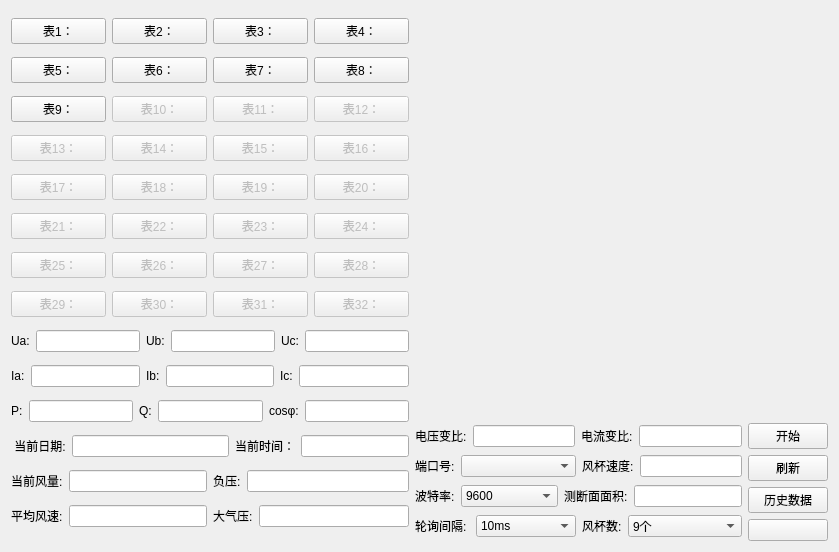
<?xml version="1.0" encoding="UTF-8"?>
<ui version="4.0">
 <class>MainWindow</class>
 <widget class="QMainWindow" name="MainWindow">
  <property name="windowModality">
   <enum>Qt::ApplicationModal</enum>
  </property>
  <property name="geometry">
   <rect>
    <x>0</x>
    <y>0</y>
    <width>839</width>
    <height>552</height>
   </rect>
  </property>
  <property name="sizePolicy">
   <sizepolicy hsizetype="Preferred" vsizetype="Preferred">
    <horstretch>0</horstretch>
    <verstretch>0</verstretch>
   </sizepolicy>
  </property>
  <property name="windowTitle">
   <string>智能风速测量系统</string>
  </property>
  <property name="windowIcon">
   <iconset>
    <normaloff>../../桌面/WineCup.png</normaloff>../../桌面/WineCup.png</iconset>
  </property>
  <widget class="QWidget" name="centralWidget">
   <layout class="QGridLayout" name="gridLayout">
    <item row="0" column="0">
     <layout class="QHBoxLayout" name="horizontalLayout_42">
      <item>
       <layout class="QVBoxLayout" name="verticalLayout">
        <item>
         <layout class="QHBoxLayout" name="horizontalLayout_6">
          <item>
           <widget class="QPushButton" name="E0">
            <property name="text">
             <string>表1：</string>
            </property>
            <property name="default">
             <bool>false</bool>
            </property>
           </widget>
          </item>
          <item>
           <widget class="QPushButton" name="E1">
            <property name="text">
             <string>表2：</string>
            </property>
           </widget>
          </item>
          <item>
           <widget class="QPushButton" name="E2">
            <property name="text">
             <string>表3：</string>
            </property>
           </widget>
          </item>
          <item>
           <widget class="QPushButton" name="E3">
            <property name="text">
             <string>表4：</string>
            </property>
           </widget>
          </item>
         </layout>
        </item>
        <item>
         <layout class="QHBoxLayout" name="horizontalLayout_5">
          <item>
           <widget class="QPushButton" name="E4">
            <property name="text">
             <string>表5：</string>
            </property>
           </widget>
          </item>
          <item>
           <widget class="QPushButton" name="E5">
            <property name="text">
             <string>表6：</string>
            </property>
           </widget>
          </item>
          <item>
           <widget class="QPushButton" name="E6">
            <property name="text">
             <string>表7：</string>
            </property>
           </widget>
          </item>
          <item>
           <widget class="QPushButton" name="E7">
            <property name="text">
             <string>表8：</string>
            </property>
           </widget>
          </item>
         </layout>
        </item>
        <item>
         <layout class="QHBoxLayout" name="horizontalLayout">
          <item>
           <widget class="QPushButton" name="E8">
            <property name="text">
             <string>表9：</string>
            </property>
           </widget>
          </item>
          <item>
           <widget class="QPushButton" name="E9">
            <property name="enabled">
             <bool>false</bool>
            </property>
            <property name="text">
             <string>表10：</string>
            </property>
           </widget>
          </item>
          <item>
           <widget class="QPushButton" name="EA">
            <property name="enabled">
             <bool>false</bool>
            </property>
            <property name="text">
             <string>表11：</string>
            </property>
           </widget>
          </item>
          <item>
           <widget class="QPushButton" name="EB">
            <property name="enabled">
             <bool>false</bool>
            </property>
            <property name="text">
             <string>表12：</string>
            </property>
           </widget>
          </item>
         </layout>
        </item>
        <item>
         <layout class="QHBoxLayout" name="horizontalLayout_4">
          <item>
           <widget class="QPushButton" name="EC">
            <property name="enabled">
             <bool>false</bool>
            </property>
            <property name="text">
             <string>表13：</string>
            </property>
           </widget>
          </item>
          <item>
           <widget class="QPushButton" name="ED">
            <property name="enabled">
             <bool>false</bool>
            </property>
            <property name="text">
             <string>表14：</string>
            </property>
           </widget>
          </item>
          <item>
           <widget class="QPushButton" name="EE">
            <property name="enabled">
             <bool>false</bool>
            </property>
            <property name="text">
             <string>表15：</string>
            </property>
           </widget>
          </item>
          <item>
           <widget class="QPushButton" name="EF">
            <property name="enabled">
             <bool>false</bool>
            </property>
            <property name="text">
             <string>表16：</string>
            </property>
           </widget>
          </item>
         </layout>
        </item>
        <item>
         <layout class="QHBoxLayout" name="horizontalLayout_2">
          <item>
           <widget class="QPushButton" name="F0">
            <property name="enabled">
             <bool>false</bool>
            </property>
            <property name="text">
             <string>表17：</string>
            </property>
           </widget>
          </item>
          <item>
           <widget class="QPushButton" name="F1">
            <property name="enabled">
             <bool>false</bool>
            </property>
            <property name="text">
             <string>表18：</string>
            </property>
           </widget>
          </item>
          <item>
           <widget class="QPushButton" name="F2">
            <property name="enabled">
             <bool>false</bool>
            </property>
            <property name="text">
             <string>表19：</string>
            </property>
           </widget>
          </item>
          <item>
           <widget class="QPushButton" name="F3">
            <property name="enabled">
             <bool>false</bool>
            </property>
            <property name="text">
             <string>表20：</string>
            </property>
           </widget>
          </item>
         </layout>
        </item>
        <item>
         <layout class="QHBoxLayout" name="horizontalLayout_3">
          <item>
           <widget class="QPushButton" name="F4">
            <property name="enabled">
             <bool>false</bool>
            </property>
            <property name="text">
             <string>表21：</string>
            </property>
           </widget>
          </item>
          <item>
           <widget class="QPushButton" name="F5">
            <property name="enabled">
             <bool>false</bool>
            </property>
            <property name="text">
             <string>表22：</string>
            </property>
           </widget>
          </item>
          <item>
           <widget class="QPushButton" name="F6">
            <property name="enabled">
             <bool>false</bool>
            </property>
            <property name="text">
             <string>表23：</string>
            </property>
           </widget>
          </item>
          <item>
           <widget class="QPushButton" name="F7">
            <property name="enabled">
             <bool>false</bool>
            </property>
            <property name="text">
             <string>表24：</string>
            </property>
           </widget>
          </item>
         </layout>
        </item>
        <item>
         <layout class="QHBoxLayout" name="horizontalLayout_7">
          <item>
           <widget class="QPushButton" name="F8">
            <property name="enabled">
             <bool>false</bool>
            </property>
            <property name="text">
             <string>表25：</string>
            </property>
           </widget>
          </item>
          <item>
           <widget class="QPushButton" name="F9">
            <property name="enabled">
             <bool>false</bool>
            </property>
            <property name="text">
             <string>表26：</string>
            </property>
           </widget>
          </item>
          <item>
           <widget class="QPushButton" name="FA">
            <property name="enabled">
             <bool>false</bool>
            </property>
            <property name="text">
             <string>表27：</string>
            </property>
           </widget>
          </item>
          <item>
           <widget class="QPushButton" name="FB">
            <property name="enabled">
             <bool>false</bool>
            </property>
            <property name="text">
             <string>表28：</string>
            </property>
           </widget>
          </item>
         </layout>
        </item>
        <item>
         <layout class="QHBoxLayout" name="horizontalLayout_8">
          <item>
           <widget class="QPushButton" name="FC">
            <property name="enabled">
             <bool>false</bool>
            </property>
            <property name="text">
             <string>表29：</string>
            </property>
           </widget>
          </item>
          <item>
           <widget class="QPushButton" name="FD">
            <property name="enabled">
             <bool>false</bool>
            </property>
            <property name="text">
             <string>表30：</string>
            </property>
           </widget>
          </item>
          <item>
           <widget class="QPushButton" name="FE">
            <property name="enabled">
             <bool>false</bool>
            </property>
            <property name="text">
             <string>表31：</string>
            </property>
           </widget>
          </item>
          <item>
           <widget class="QPushButton" name="FF">
            <property name="enabled">
             <bool>false</bool>
            </property>
            <property name="text">
             <string>表32：</string>
            </property>
           </widget>
          </item>
         </layout>
        </item>
        <item>
         <layout class="QHBoxLayout" name="horizontalLayout_41">
          <item>
           <layout class="QHBoxLayout" name="horizontalLayout_9" stretch="0,0">
            <item>
             <widget class="QLabel" name="label_5">
              <property name="text">
               <string>Ua:</string>
              </property>
             </widget>
            </item>
            <item>
             <widget class="QLineEdit" name="UA"/>
            </item>
           </layout>
          </item>
          <item>
           <layout class="QHBoxLayout" name="horizontalLayout_30" stretch="0,0">
            <item>
             <widget class="QLabel" name="label_8">
              <property name="text">
               <string>Ub:</string>
              </property>
             </widget>
            </item>
            <item>
             <widget class="QLineEdit" name="UB"/>
            </item>
           </layout>
          </item>
          <item>
           <layout class="QHBoxLayout" name="horizontalLayout_35" stretch="0,0">
            <item>
             <widget class="QLabel" name="label_14">
              <property name="text">
               <string>Uc:</string>
              </property>
             </widget>
            </item>
            <item>
             <widget class="QLineEdit" name="UC"/>
            </item>
           </layout>
          </item>
         </layout>
        </item>
        <item>
         <layout class="QHBoxLayout" name="horizontalLayout_43">
          <item>
           <layout class="QHBoxLayout" name="horizontalLayout_31" stretch="0,0">
            <item>
             <widget class="QLabel" name="label_9">
              <property name="text">
               <string>Ia:</string>
              </property>
             </widget>
            </item>
            <item>
             <widget class="QLineEdit" name="IA"/>
            </item>
           </layout>
          </item>
          <item>
           <layout class="QHBoxLayout" name="horizontalLayout_32" stretch="0,0">
            <item>
             <widget class="QLabel" name="label_10">
              <property name="text">
               <string>Ib:</string>
              </property>
             </widget>
            </item>
            <item>
             <widget class="QLineEdit" name="IB"/>
            </item>
           </layout>
          </item>
          <item>
           <layout class="QHBoxLayout" name="horizontalLayout_36" stretch="0,0">
            <item>
             <widget class="QLabel" name="label_20">
              <property name="text">
               <string>Ic:</string>
              </property>
             </widget>
            </item>
            <item>
             <widget class="QLineEdit" name="IC"/>
            </item>
           </layout>
          </item>
         </layout>
        </item>
        <item>
         <layout class="QHBoxLayout" name="horizontalLayout_29">
          <item>
           <layout class="QHBoxLayout" name="horizontalLayout_33" stretch="0,0">
            <item>
             <widget class="QLabel" name="label_11">
              <property name="text">
               <string>P:</string>
              </property>
             </widget>
            </item>
            <item>
             <widget class="QLineEdit" name="PA"/>
            </item>
           </layout>
          </item>
          <item>
           <layout class="QHBoxLayout" name="horizontalLayout_34" stretch="0,0">
            <item>
             <widget class="QLabel" name="label_12">
              <property name="text">
               <string>Q:</string>
              </property>
             </widget>
            </item>
            <item>
             <widget class="QLineEdit" name="PB"/>
            </item>
           </layout>
          </item>
          <item>
           <layout class="QHBoxLayout" name="horizontalLayout_37" stretch="0,0">
            <item>
             <widget class="QLabel" name="label_21">
              <property name="text">
               <string>cosφ:</string>
              </property>
             </widget>
            </item>
            <item>
             <widget class="QLineEdit" name="PC"/>
            </item>
           </layout>
          </item>
         </layout>
        </item>
        <item>
         <layout class="QHBoxLayout" name="horizontalLayout_23" stretch="5,4">
          <item>
           <layout class="QHBoxLayout" name="horizontalLayout_21" stretch="0,1">
            <item>
             <widget class="QLabel" name="label_18">
              <property name="text">
               <string> 当前日期:</string>
              </property>
             </widget>
            </item>
            <item>
             <widget class="QLineEdit" name="currentDate"/>
            </item>
           </layout>
          </item>
          <item>
           <layout class="QHBoxLayout" name="horizontalLayout_22" stretch="0,0">
            <item>
             <widget class="QLabel" name="label_19">
              <property name="text">
               <string>当前时间：</string>
              </property>
             </widget>
            </item>
            <item>
             <widget class="QLineEdit" name="currentTime"/>
            </item>
           </layout>
          </item>
         </layout>
        </item>
        <item>
         <layout class="QHBoxLayout" name="horizontalLayout_14">
          <item>
           <layout class="QHBoxLayout" name="horizontalLayout_18">
            <item>
             <widget class="QLabel" name="label_13">
              <property name="text">
               <string>当前风量:</string>
              </property>
             </widget>
            </item>
            <item>
             <widget class="QLineEdit" name="currentVolume"/>
            </item>
           </layout>
          </item>
          <item>
           <layout class="QHBoxLayout" name="horizontalLayout_24">
            <item>
             <widget class="QLabel" name="label_17">
              <property name="text">
               <string>负压:</string>
              </property>
             </widget>
            </item>
            <item>
             <widget class="QLineEdit" name="currentNegPressure"/>
            </item>
           </layout>
          </item>
         </layout>
        </item>
        <item>
         <layout class="QHBoxLayout" name="horizontalLayout_26">
          <item>
           <layout class="QHBoxLayout" name="horizontalLayout_19">
            <item>
             <widget class="QLabel" name="label_15">
              <property name="text">
               <string>平均风速:</string>
              </property>
             </widget>
            </item>
            <item>
             <widget class="QLineEdit" name="currentAverageSpeed"/>
            </item>
           </layout>
          </item>
          <item>
           <layout class="QHBoxLayout" name="horizontalLayout_20">
            <item>
             <widget class="QLabel" name="label_16">
              <property name="text">
               <string>大气压:</string>
              </property>
             </widget>
            </item>
            <item>
             <widget class="QLineEdit" name="currentAtmPressure"/>
            </item>
           </layout>
          </item>
         </layout>
        </item>
       </layout>
      </item>
      <item>
       <layout class="QVBoxLayout" name="verticalLayout_4" stretch="20,1">
        <item>
         <widget class="QWidget" name="lineChartWidget" native="true">
          <property name="maximumSize">
           <size>
            <width>1200</width>
            <height>900</height>
           </size>
          </property>
         </widget>
        </item>
        <item>
         <layout class="QHBoxLayout" name="horizontalLayout_40">
          <item>
           <layout class="QVBoxLayout" name="verticalLayout_3">
            <item>
             <layout class="QHBoxLayout" name="horizontalLayout_28">
              <item>
               <layout class="QHBoxLayout" name="horizontalLayout_38" stretch="0,0">
                <item>
                 <widget class="QLabel" name="label_22">
                  <property name="text">
                   <string>电压变比:</string>
                  </property>
                 </widget>
                </item>
                <item>
                 <widget class="QLineEdit" name="settingElectric"/>
                </item>
               </layout>
              </item>
              <item>
               <layout class="QHBoxLayout" name="horizontalLayout_39" stretch="0,0">
                <item>
                 <widget class="QLabel" name="label_23">
                  <property name="text">
                   <string>电流变比:</string>
                  </property>
                 </widget>
                </item>
                <item>
                 <widget class="QLineEdit" name="settingVoltage"/>
                </item>
               </layout>
              </item>
             </layout>
            </item>
            <item>
             <layout class="QHBoxLayout" name="horizontalLayout_13" stretch="1,1">
              <item>
               <layout class="QHBoxLayout" name="horizontalLayout_16" stretch="0,1">
                <item>
                 <widget class="QLabel" name="label_7">
                  <property name="text">
                   <string>端口号:</string>
                  </property>
                 </widget>
                </item>
                <item>
                 <widget class="QComboBox" name="settingPort"/>
                </item>
               </layout>
              </item>
              <item>
               <layout class="QHBoxLayout" name="horizontalLayout_10" stretch="0,0">
                <item>
                 <widget class="QLabel" name="label_3">
                  <property name="text">
                   <string>风杯速度:</string>
                  </property>
                 </widget>
                </item>
                <item>
                 <widget class="QLineEdit" name="settingSpeed"/>
                </item>
               </layout>
              </item>
             </layout>
            </item>
            <item>
             <layout class="QHBoxLayout" name="horizontalLayout_25">
              <item>
               <layout class="QHBoxLayout" name="horizontalLayout_15" stretch="0,1">
                <item>
                 <widget class="QLabel" name="label">
                  <property name="text">
                   <string>波特率:</string>
                  </property>
                 </widget>
                </item>
                <item>
                 <widget class="QComboBox" name="settingBaudBox">
                  <item>
                   <property name="text">
                    <string>9600</string>
                   </property>
                  </item>
                  <item>
                   <property name="text">
                    <string>1200</string>
                   </property>
                  </item>
                  <item>
                   <property name="text">
                    <string>2400</string>
                   </property>
                  </item>
                  <item>
                   <property name="text">
                    <string>4800</string>
                   </property>
                  </item>
                  <item>
                   <property name="text">
                    <string>19200</string>
                   </property>
                  </item>
                  <item>
                   <property name="text">
                    <string>38400</string>
                   </property>
                  </item>
                 </widget>
                </item>
               </layout>
              </item>
              <item>
               <layout class="QHBoxLayout" name="horizontalLayout_11" stretch="0,15">
                <item>
                 <widget class="QLabel" name="label_4">
                  <property name="text">
                   <string>测断面面积:</string>
                  </property>
                 </widget>
                </item>
                <item>
                 <widget class="QLineEdit" name="settingTestArea"/>
                </item>
               </layout>
              </item>
             </layout>
            </item>
            <item>
             <layout class="QHBoxLayout" name="horizontalLayout_27">
              <item>
               <layout class="QHBoxLayout" name="horizontalLayout_17" stretch="0,1">
                <item>
                 <widget class="QLabel" name="label_2">
                  <property name="text">
                   <string>轮询间隔: </string>
                  </property>
                 </widget>
                </item>
                <item>
                 <widget class="QComboBox" name="settingPoll">
                  <item>
                   <property name="text">
                    <string>10ms</string>
                   </property>
                  </item>
                  <item>
                   <property name="text">
                    <string>20ms</string>
                   </property>
                  </item>
                  <item>
                   <property name="text">
                    <string>30ms</string>
                   </property>
                  </item>
                  <item>
                   <property name="text">
                    <string>40ms</string>
                   </property>
                  </item>
                  <item>
                   <property name="text">
                    <string>50ms</string>
                   </property>
                  </item>
                  <item>
                   <property name="text">
                    <string>60ms</string>
                   </property>
                  </item>
                  <item>
                   <property name="text">
                    <string>70ms</string>
                   </property>
                  </item>
                  <item>
                   <property name="text">
                    <string>80ms</string>
                   </property>
                  </item>
                  <item>
                   <property name="text">
                    <string>90ms</string>
                   </property>
                  </item>
                  <item>
                   <property name="text">
                    <string>100ms</string>
                   </property>
                  </item>
                  <item>
                   <property name="text">
                    <string>150ms</string>
                   </property>
                  </item>
                  <item>
                   <property name="text">
                    <string>200ms</string>
                   </property>
                  </item>
                  <item>
                   <property name="text">
                    <string>250ms</string>
                   </property>
                  </item>
                  <item>
                   <property name="text">
                    <string>300ms</string>
                   </property>
                  </item>
                  <item>
                   <property name="text">
                    <string>350ms</string>
                   </property>
                  </item>
                  <item>
                   <property name="text">
                    <string>400ms</string>
                   </property>
                  </item>
                  <item>
                   <property name="text">
                    <string>450ms</string>
                   </property>
                  </item>
                  <item>
                   <property name="text">
                    <string>500ms</string>
                   </property>
                  </item>
                  <item>
                   <property name="text">
                    <string>1000ms</string>
                   </property>
                  </item>
                  <item>
                   <property name="text">
                    <string>2000ms</string>
                   </property>
                  </item>
                  <item>
                   <property name="text">
                    <string>4000ms</string>
                   </property>
                  </item>
                 </widget>
                </item>
               </layout>
              </item>
              <item>
               <layout class="QHBoxLayout" name="horizontalLayout_12" stretch="0,1">
                <item>
                 <widget class="QLabel" name="label_6">
                  <property name="text">
                   <string>风杯数:</string>
                  </property>
                 </widget>
                </item>
                <item>
                 <widget class="QComboBox" name="settingCups">
                  <item>
                   <property name="text">
                    <string>9个</string>
                   </property>
                  </item>
                  <item>
                   <property name="text">
                    <string>1个</string>
                   </property>
                  </item>
                  <item>
                   <property name="text">
                    <string>2个</string>
                   </property>
                  </item>
                  <item>
                   <property name="text">
                    <string>3个</string>
                   </property>
                  </item>
                  <item>
                   <property name="text">
                    <string>4个</string>
                   </property>
                  </item>
                  <item>
                   <property name="text">
                    <string>5个</string>
                   </property>
                  </item>
                  <item>
                   <property name="text">
                    <string>6个</string>
                   </property>
                  </item>
                  <item>
                   <property name="text">
                    <string>7个</string>
                   </property>
                  </item>
                  <item>
                   <property name="text">
                    <string>8个</string>
                   </property>
                  </item>
                  <item>
                   <property name="text">
                    <string>10个</string>
                   </property>
                  </item>
                  <item>
                   <property name="text">
                    <string>11个</string>
                   </property>
                  </item>
                  <item>
                   <property name="text">
                    <string>12个</string>
                   </property>
                  </item>
                  <item>
                   <property name="text">
                    <string>13个</string>
                   </property>
                  </item>
                  <item>
                   <property name="text">
                    <string>14个</string>
                   </property>
                  </item>
                  <item>
                   <property name="text">
                    <string>15个</string>
                   </property>
                  </item>
                  <item>
                   <property name="text">
                    <string>16个</string>
                   </property>
                  </item>
                  <item>
                   <property name="text">
                    <string>17个</string>
                   </property>
                  </item>
                  <item>
                   <property name="text">
                    <string>18个</string>
                   </property>
                  </item>
                  <item>
                   <property name="text">
                    <string>19个</string>
                   </property>
                  </item>
                  <item>
                   <property name="text">
                    <string>20个</string>
                   </property>
                  </item>
                  <item>
                   <property name="text">
                    <string>21个</string>
                   </property>
                  </item>
                  <item>
                   <property name="text">
                    <string>22个</string>
                   </property>
                  </item>
                  <item>
                   <property name="text">
                    <string>23个</string>
                   </property>
                  </item>
                  <item>
                   <property name="text">
                    <string>24个</string>
                   </property>
                  </item>
                  <item>
                   <property name="text">
                    <string>25个</string>
                   </property>
                  </item>
                  <item>
                   <property name="text">
                    <string>26个</string>
                   </property>
                  </item>
                  <item>
                   <property name="text">
                    <string>27个</string>
                   </property>
                  </item>
                  <item>
                   <property name="text">
                    <string>28个</string>
                   </property>
                  </item>
                  <item>
                   <property name="text">
                    <string>29个</string>
                   </property>
                  </item>
                  <item>
                   <property name="text">
                    <string>30个</string>
                   </property>
                  </item>
                  <item>
                   <property name="text">
                    <string>31个</string>
                   </property>
                  </item>
                  <item>
                   <property name="text">
                    <string>32个</string>
                   </property>
                  </item>
                 </widget>
                </item>
               </layout>
              </item>
             </layout>
            </item>
           </layout>
          </item>
          <item>
           <layout class="QVBoxLayout" name="verticalLayout_2">
            <item>
             <widget class="QPushButton" name="startBtton">
              <property name="text">
               <string>开始</string>
              </property>
             </widget>
            </item>
            <item>
             <widget class="QPushButton" name="flushButton">
              <property name="text">
               <string>刷新</string>
              </property>
             </widget>
            </item>
            <item>
             <widget class="QPushButton" name="saveDataButton">
              <property name="text">
               <string>历史数据</string>
              </property>
             </widget>
            </item>
            <item>
             <widget class="QPushButton" name="saveStatueButton">
              <property name="text">
               <string/>
              </property>
             </widget>
            </item>
           </layout>
          </item>
         </layout>
        </item>
       </layout>
      </item>
     </layout>
    </item>
   </layout>
  </widget>
 </widget>
 <layoutdefault spacing="6" margin="11"/>
 <resources/>
 <connections/>
</ui>
